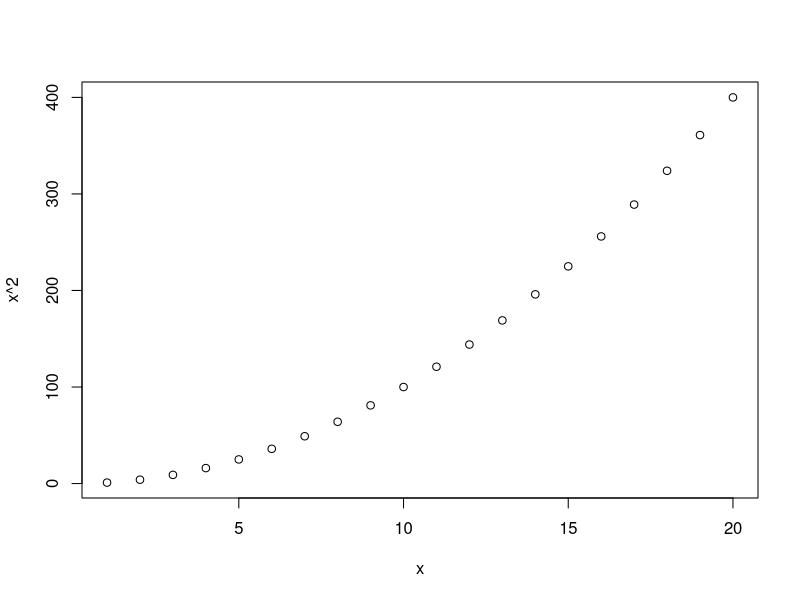

Reproduce this figure in R. (Note: this script raises an error after producing the figure.)
#la fonction plot()
x<-1:20
plot(x, x^2)

#Il existe plusieurs fonction de base pour les graphiques.
# plot()
# hist()
# boxplot()
# Utilisation basique
boxplot(maMatrice)


#Arguments communs à toutes les fonctions
plot(x, x^2, xlim=c(0, 30), ylim=c(-100, 500), xlab="Variable x", ylab="Variable x au carré", main="Carré des valeurs de 1 à 20", cex.axis=1.5, cex.lab=1.5, cex.main=2, bty="l", pch=16)


# Sauvegarde dans un fichier image
# Dans l'onglet Plots : Export-'Save Plot As Image'
# File name :  boxPlot
# La même chose avec la commande : 
png("boxPlot.png") 
plot(x, x^2, xlim=c(0, 30), ylim=c(-100, 500), xlab="Variable x", ylab="Variable x au carré", main="Carré des valeurs de 1 à 20", cex.axis=1.5, cex.lab=1.5, cex.main=2, bty="l", pch=16, col = 2)

#Pour ajouter une légende
legend("topright", legend = "X", pch = 16, col = 2)

# Ferme la fenêtre graphique et enregistre le fichier.
dev.off()

# Il existe 71 paramètres pour affiner les graphiques
# Liste des 71 paramètres de la fonction par()
par()



